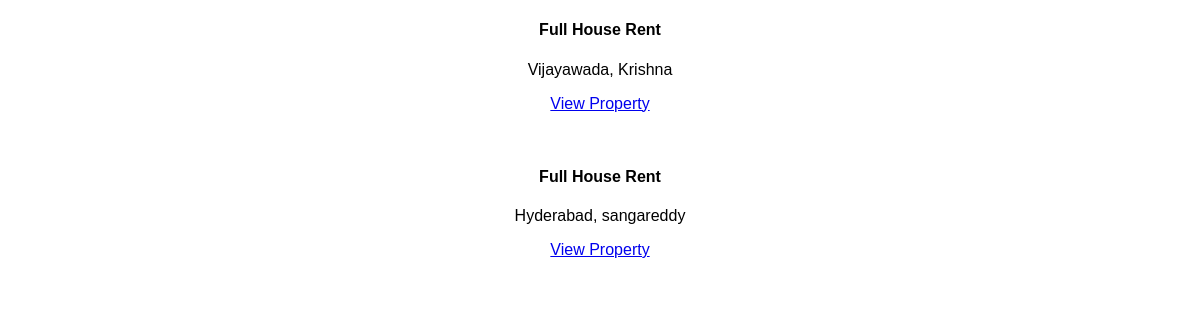
/property-list.php, run on the app's committed database.
### tables this page shows
CREATE TABLE `add_property` (
  `property_id` int(10) NOT NULL,
  `country` varchar(50) NOT NULL,
  `province` varchar(50) NOT NULL,
  `district` varchar(50) NOT NULL,
  `city` varchar(100) NOT NULL,
  `vdc_municipality` varchar(50) NOT NULL,
  `ward_no` int(10) NOT NULL,
  `tole` varchar(100) NOT NULL,
  `contact_no` bigint(10) NOT NULL,
  `property_type` varchar(50) NOT NULL,
  `estimated_price` bigint(10) NOT NULL,
  `total_rooms` int(10) NOT NULL,
  `bedroom` int(10) NOT NULL,
  `living_room` int(10) NOT NULL,
  `bathroom` int(10) NOT NULL,
  `description` varchar(2000) NOT NULL,
  `latitude` decimal(9,6) NOT NULL,
  `longitude` decimal(9,6) NOT NULL,
  `owner_id` int(10) NOT NULL
);

### property-list.php (the view, shortened to what this page needs)
<?php
include("config/config.php");
 ?>
<!DOCTYPE html>
<html>
<head>
</head>
<body>
<?php
$sql="SELECT * FROM add_property";
    $query=mysqli_query($db,$sql);
    if(mysqli_num_rows($query)>0)
    {
      while ($rows=mysqli_fetch_assoc($query)) {
?>
<div class="col-sm-2">
<div class="card">
  <h4><b><?php echo $rows['property_type']; ?></b></h4>
  <p><?php echo $rows['city'].', '.$rows['district'] ?></p>
  <p><?php echo '<a href="view-property.php?property_id='.$rows['property_id'].'"  class="btn btn-lg btn-primary btn-block" >View Property </a><br>'; ?></p><br>
</div>
</div>
</body>
</html>
<?php
}
    }
    ?>

### property-list.php (style rules this page uses)
.card { box-shadow: 0 4px 8px 0 rgba(0, 0, 0, 0.2); max-width: 100%; min-width: 100%; margin: auto; text-align: center; font-family: arial; display: inline; }
.btn { width: 100%; }

### data on the page
add_property: property_type "Full House Rent", city "Vijayawada", district "Krishna"
add_property: property_type "Full House Rent", city "Hyderabad", district "sangareddy"
